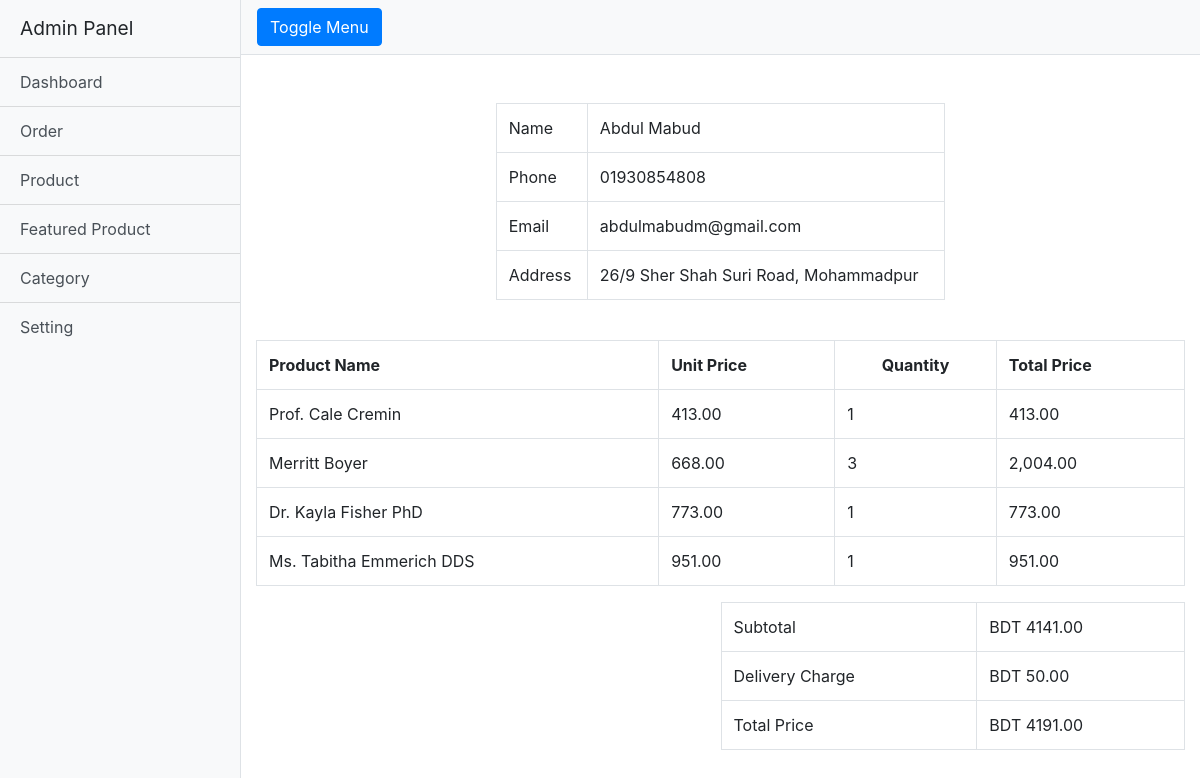
Page /admin/orderdetails.php?order_id=8 on the committed database.
### tables this page shows
CREATE TABLE `orders` (
  `id` bigint(20) UNSIGNED NOT NULL,
  `user_id` bigint(20) UNSIGNED DEFAULT NULL,
  `user_name` varchar(100) NOT NULL,
  `user_phone` varchar(50) NOT NULL,
  `user_email` varchar(100) NOT NULL,
  `address` varchar(300) NOT NULL,
  `subtotal` double(8,2) NOT NULL,
  `delivery_charge` double(8,2) NOT NULL,
  `total_price` double(8,2) NOT NULL,
  `created_at` timestamp NULL DEFAULT current_timestamp(),
  `updated_at` timestamp NULL DEFAULT NULL
);

CREATE TABLE `order_items` (
  `id` bigint(20) UNSIGNED NOT NULL,
  `order_id` bigint(20) UNSIGNED NOT NULL,
  `product_name` varchar(100) NOT NULL,
  `unit_price` double(8,2) NOT NULL,
  `quantity` int(11) NOT NULL,
  `created_at` timestamp NULL DEFAULT NULL,
  `updated_at` timestamp NULL DEFAULT NULL
);

### inc/database.php (called while the page is built, shortened)
<?php
class Database{
    public $host   = 'localhost';
    public $user   = 'root';
    public $pass   = '';
    public $dbname = 'ecomphp';
    public $conn;
    public function __construct()
    {
        $this->conn = new mysqli(
            $this->host,
            $this->user,
            $this->pass,
            $this->dbname
        );
    }
    public function select($query){
        $result = $this->conn->query($query) or
        die($this->conn->error . __LINE__);
        if($result->num_rows > 0){
            return $result;
        }else{
            return false;
        }
    }
}
?>

### admin/orderdetails.php (the view, shortened to what this page needs)
<?php include 'header.php'; ?>
<?php
    $order_id = $_GET['order_id'];
    $db = new Database();
    $result = $db->select("SELECT user_name, user_phone, user_email, address, subtotal, delivery_charge, total_price FROM orders WHERE id = '$order_id' ");
    $order = $result->fetch_assoc();
    $result = $db->select("SELECT product_name, unit_price, quantity FROM order_items WHERE order_id = '$order_id' ");
?>
    <div class="container">
        <div class="row mt-5">
            <div class="col-md-6 offset-md-3">
                <table class="table table-bordered">
                    <tr>
                        <td>Name</td>
                        <td><?php echo $order['user_name']; ?></td>
                    </tr>
                    <tr>
                        <td>Phone</td>
                        <td><?php echo $order['user_phone']; ?></td>
                    </tr>
                    <tr>
                        <td>Email</td>
                        <td><?php echo $order['user_email']; ?></td>
                    </tr>
                    <tr>
                        <td>Address</td>
                        <td><?php echo $order['address']; ?></td>
                    </tr>
                </table>
            </div>
        </div>
        <div class="productList mt-4">
            <table class="table table-bordered">
                <tr>
                    <th>Product Name</th>
                    <th>Unit Price</th>
                    <th class="text-center">Quantity</th>
                    <th>Total Price</th>
                </tr>
                <?php while($row = $result->fetch_assoc()){ ?>
                <tr>
                    <td><?php echo $row['product_name']; ?></td>
                    <td><?php echo $row['unit_price']; ?></td>
                    <td><?php echo $row['quantity']; ?></td>
                    <td><?php echo number_format($row['unit_price'] * $row['quantity'], 2); ?></td>
                </tr>
                <?php } ?>
            </table>
            <table class="table table-bordered w-50 ml-auto">
                <tr>
                    <td>Subtotal</td>
                    <td>BDT <?php echo $order['subtotal']; ?></td>
                </tr>
                <tr>
                    <td>Delivery Charge</td>
                    <td>BDT <?php echo $order['delivery_charge']; ?></td>
                </tr>
                <tr>
                    <td>Total Price</td>
                    <td>BDT <?php echo $order['total_price']; ?></td>
                </tr>
            </table>
        </div>
    </div>
<?php include 'footer.php'; ?>

### admin/css/simple-sidebar.css (style rules this page uses)
body { overflow-x: hidden; }

### rows in the picture
orders: user_name "Abdul Mabud", user_phone "01930854808", user_email "abdulmabudm@gmail.com", address "26/9 Sher Shah Suri Road, Mohammadpur", subtotal "4141.00", delivery_charge "50.00", total_price "4191.00"
order_items: product_name "Prof. Cale Cremin", unit_price "413.00", quantity "1", $row['unit_price']*$row['quantity'] "413.00"
order_items: product_name "Merritt Boyer", unit_price "668.00", quantity "3", $row['unit_price'] * $row['quantity'] "2,004.00"
order_items: product_name "Dr. Kayla Fisher PhD", unit_price "773.00", quantity "1", $row['unit_price']*$row['quantity'] "773.00"
order_items: product_name "Ms. Tabitha Emmerich DDS", unit_price "951.00", quantity "1", $row['unit_price']*$row['quantity'] "951.00"
